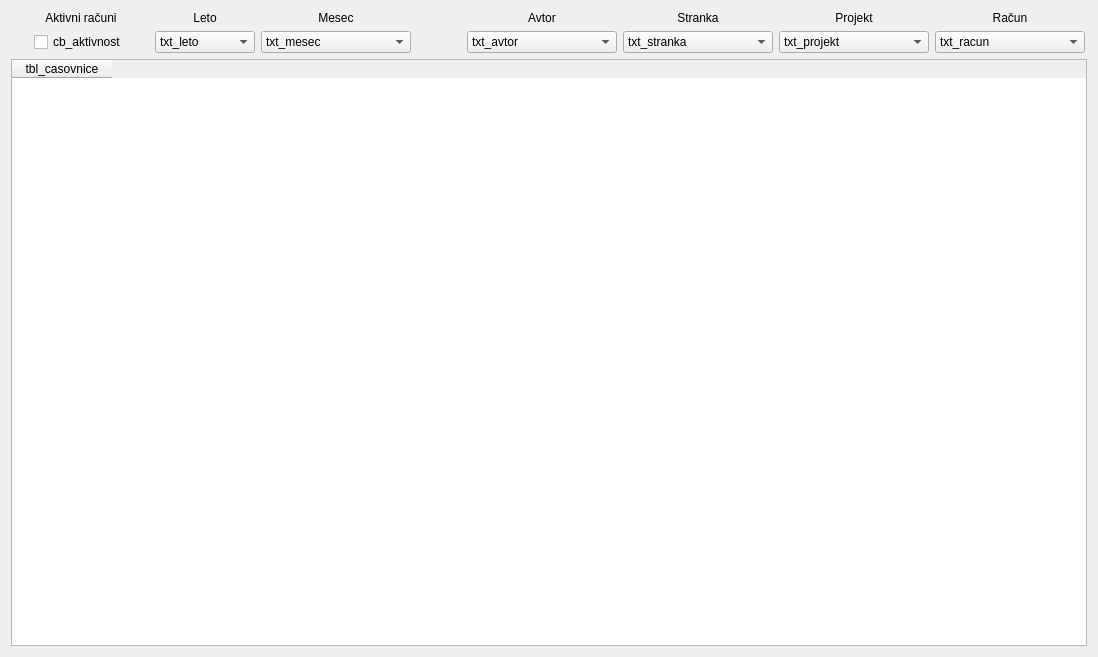
<?xml version="1.0" encoding="UTF-8"?>
<ui version="4.0">
 <class>wid_casovnice</class>
 <widget class="QWidget" name="wid_casovnice">
  <property name="geometry">
   <rect>
    <x>0</x>
    <y>0</y>
    <width>1098</width>
    <height>657</height>
   </rect>
  </property>
  <property name="windowTitle">
   <string>Form</string>
  </property>
  <layout class="QVBoxLayout" name="verticalLayout">
   <item>
    <layout class="QHBoxLayout" name="horizontalLayout">
     <item>
      <spacer name="horizontalSpacer">
       <property name="orientation">
        <enum>Qt::Horizontal</enum>
       </property>
       <property name="sizeHint" stdset="0">
        <size>
         <width>40</width>
         <height>20</height>
        </size>
       </property>
      </spacer>
     </item>
     <item>
      <layout class="QGridLayout" name="gridLayout">
       <item row="0" column="2">
        <widget class="QLabel" name="label_2">
         <property name="text">
          <string>Mesec</string>
         </property>
         <property name="alignment">
          <set>Qt::AlignCenter</set>
         </property>
        </widget>
       </item>
       <item row="0" column="1">
        <widget class="QLabel" name="label">
         <property name="text">
          <string>Leto</string>
         </property>
         <property name="alignment">
          <set>Qt::AlignCenter</set>
         </property>
        </widget>
       </item>
       <item row="1" column="1">
        <widget class="QComboBox" name="txt_leto">
         <property name="minimumSize">
          <size>
           <width>100</width>
           <height>0</height>
          </size>
         </property>
         <item>
          <property name="text">
           <string>txt_leto</string>
          </property>
         </item>
        </widget>
       </item>
       <item row="1" column="2">
        <widget class="QComboBox" name="txt_mesec">
         <property name="minimumSize">
          <size>
           <width>150</width>
           <height>0</height>
          </size>
         </property>
         <item>
          <property name="text">
           <string>txt_mesec</string>
          </property>
         </item>
        </widget>
       </item>
       <item row="0" column="0">
        <widget class="QLabel" name="label_7">
         <property name="text">
          <string>Aktivni računi</string>
         </property>
         <property name="alignment">
          <set>Qt::AlignCenter</set>
         </property>
        </widget>
       </item>
       <item row="1" column="0">
        <layout class="QHBoxLayout" name="horizontalLayout_2">
         <item>
          <spacer name="horizontalSpacer_4">
           <property name="orientation">
            <enum>Qt::Horizontal</enum>
           </property>
           <property name="sizeHint" stdset="0">
            <size>
             <width>40</width>
             <height>20</height>
            </size>
           </property>
          </spacer>
         </item>
         <item>
          <widget class="QCheckBox" name="cb_aktivnost">
           <property name="text">
            <string>cb_aktivnost</string>
           </property>
          </widget>
         </item>
         <item>
          <spacer name="horizontalSpacer_5">
           <property name="orientation">
            <enum>Qt::Horizontal</enum>
           </property>
           <property name="sizeHint" stdset="0">
            <size>
             <width>40</width>
             <height>20</height>
            </size>
           </property>
          </spacer>
         </item>
        </layout>
       </item>
      </layout>
     </item>
     <item>
      <spacer name="horizontalSpacer_3">
       <property name="orientation">
        <enum>Qt::Horizontal</enum>
       </property>
       <property name="sizeType">
        <enum>QSizePolicy::Fixed</enum>
       </property>
       <property name="sizeHint" stdset="0">
        <size>
         <width>50</width>
         <height>20</height>
        </size>
       </property>
      </spacer>
     </item>
     <item>
      <layout class="QGridLayout" name="gridLayout_2">
       <item row="0" column="0">
        <widget class="QLabel" name="label_5">
         <property name="text">
          <string>Avtor</string>
         </property>
         <property name="alignment">
          <set>Qt::AlignCenter</set>
         </property>
        </widget>
       </item>
       <item row="0" column="1">
        <widget class="QLabel" name="label_6">
         <property name="text">
          <string>Stranka</string>
         </property>
         <property name="alignment">
          <set>Qt::AlignCenter</set>
         </property>
        </widget>
       </item>
       <item row="0" column="2">
        <widget class="QLabel" name="label_4">
         <property name="text">
          <string>Projekt</string>
         </property>
         <property name="alignment">
          <set>Qt::AlignCenter</set>
         </property>
        </widget>
       </item>
       <item row="1" column="0">
        <widget class="QComboBox" name="txt_avtor">
         <property name="minimumSize">
          <size>
           <width>150</width>
           <height>0</height>
          </size>
         </property>
         <item>
          <property name="text">
           <string>txt_avtor</string>
          </property>
         </item>
        </widget>
       </item>
       <item row="1" column="1">
        <widget class="QComboBox" name="txt_stranka">
         <property name="minimumSize">
          <size>
           <width>150</width>
           <height>0</height>
          </size>
         </property>
         <item>
          <property name="text">
           <string>txt_stranka</string>
          </property>
         </item>
        </widget>
       </item>
       <item row="1" column="2">
        <widget class="QComboBox" name="txt_projekt">
         <property name="minimumSize">
          <size>
           <width>150</width>
           <height>0</height>
          </size>
         </property>
         <item>
          <property name="text">
           <string>txt_projekt</string>
          </property>
         </item>
        </widget>
       </item>
       <item row="1" column="3">
        <widget class="QComboBox" name="txt_racun">
         <property name="minimumSize">
          <size>
           <width>150</width>
           <height>0</height>
          </size>
         </property>
         <item>
          <property name="text">
           <string>txt_racun</string>
          </property>
         </item>
        </widget>
       </item>
       <item row="0" column="3">
        <widget class="QLabel" name="label_3">
         <property name="text">
          <string>Račun</string>
         </property>
         <property name="alignment">
          <set>Qt::AlignCenter</set>
         </property>
        </widget>
       </item>
      </layout>
     </item>
     <item>
      <spacer name="horizontalSpacer_2">
       <property name="orientation">
        <enum>Qt::Horizontal</enum>
       </property>
       <property name="sizeHint" stdset="0">
        <size>
         <width>40</width>
         <height>20</height>
        </size>
       </property>
      </spacer>
     </item>
    </layout>
   </item>
   <item>
    <widget class="QTableWidget" name="tbl_casovnice">
     <property name="enabled">
      <bool>true</bool>
     </property>
     <property name="editTriggers">
      <set>QAbstractItemView::NoEditTriggers</set>
     </property>
     <property name="alternatingRowColors">
      <bool>true</bool>
     </property>
     <property name="selectionMode">
      <enum>QAbstractItemView::NoSelection</enum>
     </property>
     <property name="selectionBehavior">
      <enum>QAbstractItemView::SelectRows</enum>
     </property>
     <property name="sortingEnabled">
      <bool>true</bool>
     </property>
     <column>
      <property name="text">
       <string>tbl_casovnice</string>
      </property>
     </column>
    </widget>
   </item>
  </layout>
 </widget>
 <tabstops>
  <tabstop>cb_aktivnost</tabstop>
  <tabstop>txt_leto</tabstop>
  <tabstop>txt_mesec</tabstop>
  <tabstop>txt_avtor</tabstop>
  <tabstop>txt_stranka</tabstop>
  <tabstop>txt_projekt</tabstop>
  <tabstop>txt_racun</tabstop>
  <tabstop>tbl_casovnice</tabstop>
 </tabstops>
 <resources/>
 <connections/>
</ui>
